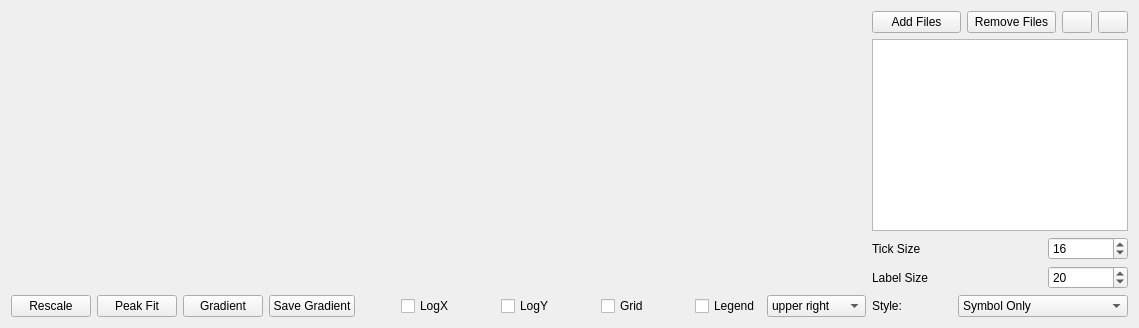
       <widget class="QWidget" name="tab_3">
        <attribute name="title">
         <string>Plot</string>
        </attribute>
        <layout class="QGridLayout" name="gridLayout">
         <item row="0" column="0">
          <layout class="QHBoxLayout" name="horizontalLayout_50">
           <item>
            <layout class="QVBoxLayout" name="verticalLayout_16">
             <item>
              <widget class="MplWidget" name="PlotMplWidget" native="true">
               <property name="sizePolicy">
                <sizepolicy hsizetype="Expanding" vsizetype="Expanding">
                 <horstretch>0</horstretch>
                 <verstretch>0</verstretch>
                </sizepolicy>
               </property>
              </widget>
             </item>
             <item>
              <layout class="QHBoxLayout" name="horizontalLayout_30">
               <item>
                <widget class="QPushButton" name="plotRSPushButton">
                 <property name="text">
                  <string>Rescale</string>
                 </property>
                </widget>
               </item>
               <item>
                <widget class="QPushButton" name="plotPFPushButton">
                 <property name="text">
                  <string>Peak Fit</string>
                 </property>
                </widget>
               </item>
               <item>
                <widget class="QPushButton" name="graPushButton">
                 <property name="text">
                  <string>Gradient</string>
                 </property>
                </widget>
               </item>
               <item>
                <widget class="QPushButton" name="savegraPushButton">
                 <property name="text">
                  <string>Save Gradient</string>
                 </property>
                </widget>
               </item>
               <item>
                <spacer name="horizontalSpacer_42">
                 <property name="orientation">
                  <enum>Qt::Horizontal</enum>
                 </property>
                 <property name="sizeHint" stdset="0">
                  <size>
                   <width>40</width>
                   <height>20</height>
                  </size>
                 </property>
                </spacer>
               </item>
               <item>
                <widget class="QCheckBox" name="plotLogXCheckBox">
                 <property name="text">
                  <string>LogX</string>
                 </property>
                </widget>
               </item>
               <item>
                <spacer name="horizontalSpacer_43">
                 <property name="orientation">
                  <enum>Qt::Horizontal</enum>
                 </property>
                 <property name="sizeHint" stdset="0">
                  <size>
                   <width>40</width>
                   <height>20</height>
                  </size>
                 </property>
                </spacer>
               </item>
               <item>
                <widget class="QCheckBox" name="plotLogYCheckBox">
                 <property name="text">
                  <string>LogY</string>
                 </property>
                </widget>
               </item>
               <item>
                <spacer name="horizontalSpacer_44">
                 <property name="orientation">
                  <enum>Qt::Horizontal</enum>
                 </property>
                 <property name="sizeHint" stdset="0">
                  <size>
                   <width>40</width>
                   <height>20</height>
                  </size>
                 </property>
                </spacer>
               </item>
               <item>
                <widget class="QCheckBox" name="plotGridCheckBox">
                 <property name="text">
                  <string>Grid</string>
                 </property>
                </widget>
               </item>
               <item>
                <spacer name="horizontalSpacer_45">
                 <property name="orientation">
                  <enum>Qt::Horizontal</enum>
                 </property>
                 <property name="sizeHint" stdset="0">
                  <size>
                   <width>40</width>
                   <height>20</height>
                  </size>
                 </property>
                </spacer>
               </item>
               <item>
                <widget class="QCheckBox" name="plotLegendCheckBox">
                 <property name="text">
                  <string>Legend</string>
                 </property>
                </widget>
               </item>
               <item>
                <widget class="QComboBox" name="plotLegendLocComboBox">
                 <item>
                  <property name="text">
                   <string>upper right</string>
                  </property>
                 </item>
                 <item>
                  <property name="text">
                   <string>upper left</string>
                  </property>
                 </item>
                 <item>
                  <property name="text">
                   <string>lower left</string>
                  </property>
                 </item>
                 <item>
                  <property name="text">
                   <string>lower right</string>
                  </property>
                 </item>
                 <item>
                  <property name="text">
                   <string>right</string>
                  </property>
                 </item>
                 <item>
                  <property name="text">
                   <string>center left</string>
                  </property>
                 </item>
                 <item>
                  <property name="text">
                   <string>center right</string>
                  </property>
                 </item>
                 <item>
                  <property name="text">
                   <string>lower center</string>
                  </property>
                 </item>
                 <item>
                  <property name="text">
                   <string>upper center</string>
                  </property>
                 </item>
                 <item>
                  <property name="text">
                   <string>center</string>
                  </property>
                 </item>
                </widget>
               </item>
              </layout>
             </item>
            </layout>
           </item>
           <item>
            <layout class="QVBoxLayout" name="verticalLayout_17">
             <item>
              <layout class="QHBoxLayout" name="horizontalLayout_31">
               <item>
                <widget class="QPushButton" name="plotAddFilePushButton">
                 <property name="sizePolicy">
                  <sizepolicy hsizetype="Preferred" vsizetype="Fixed">
                   <horstretch>0</horstretch>
                   <verstretch>0</verstretch>
                  </sizepolicy>
                 </property>
                 <property name="text">
                  <string>Add Files</string>
                 </property>
                </widget>
               </item>
               <item>
                <widget class="QPushButton" name="plotRemoveFilePushButton">
                 <property name="sizePolicy">
                  <sizepolicy hsizetype="Preferred" vsizetype="Fixed">
                   <horstretch>0</horstretch>
                   <verstretch>0</verstretch>
                  </sizepolicy>
                 </property>
                 <property name="text">
                  <string>Remove Files</string>
                 </property>
                </widget>
               </item>
               <item>
                <widget class="QPushButton" name="plotMoveUpPushButton">
                 <property name="maximumSize">
                  <size>
                   <width>30</width>
                   <height>16777215</height>
                  </size>
                 </property>
                 <property name="text">
                  <string/>
                 </property>
                </widget>
               </item>
               <item>
                <widget class="QPushButton" name="plotMoveDownPushButton">
                 <property name="maximumSize">
                  <size>
                   <width>30</width>
                   <height>16777215</height>
                  </size>
                 </property>
                 <property name="text">
                  <string/>
                 </property>
                </widget>
               </item>
              </layout>
             </item>
             <item>
              <widget class="QListWidget" name="plotFileListWidget">
               <property name="sizePolicy">
                <sizepolicy hsizetype="Minimum" vsizetype="Expanding">
                 <horstretch>0</horstretch>
                 <verstretch>0</verstretch>
                </sizepolicy>
               </property>
               <property name="selectionMode">
                <enum>QAbstractItemView::ExtendedSelection</enum>
               </property>
              </widget>
             </item>
             <item>
              <layout class="QHBoxLayout" name="horizontalLayout_49">
               <item>
                <widget class="QLabel" name="label_31">
                 <property name="text">
                  <string>Tick Size</string>
                 </property>
                </widget>
               </item>
               <item>
                <widget class="QSpinBox" name="onedTickSizeSpinBox">
                 <property name="maximumSize">
                  <size>
                   <width>80</width>
                   <height>16777215</height>
                  </size>
                 </property>
                 <property name="minimum">
                  <number>1</number>
                 </property>
                 <property name="value">
                  <number>16</number>
                 </property>
                </widget>
               </item>
              </layout>
             </item>
             <item>
              <layout class="QHBoxLayout" name="horizontalLayout_48">
               <item>
                <widget class="QLabel" name="label_30">
                 <property name="text">
                  <string>Label Size</string>
                 </property>
                </widget>
               </item>
               <item>
                <widget class="QSpinBox" name="onedLabelSizeSpinBox">
                 <property name="maximumSize">
                  <size>
                   <width>80</width>
                   <height>16777215</height>
                  </size>
                 </property>
                 <property name="minimum">
                  <number>1</number>
                 </property>
                 <property name="singleStep">
                  <number>1</number>
                 </property>
                 <property name="value">
                  <number>20</number>
                 </property>
                </widget>
               </item>
              </layout>
             </item>
             <item>
              <layout class="QHBoxLayout" name="horizontalLayout_51">
               <item>
                <widget class="QLabel" name="label_32">
                 <property name="maximumSize">
                  <size>
                   <width>40</width>
                   <height>16777215</height>
                  </size>
                 </property>
                 <property name="text">
                  <string>Style:</string>
                 </property>
                </widget>
               </item>
               <item>
                <spacer name="horizontalSpacer_48">
                 <property name="orientation">
                  <enum>Qt::Horizontal</enum>
                 </property>
                 <property name="sizeType">
                  <enum>QSizePolicy::Minimum</enum>
                 </property>
                 <property name="sizeHint" stdset="0">
                  <size>
                   <width>40</width>
                   <height>20</height>
                  </size>
                 </property>
                </spacer>
               </item>
               <item>
                <widget class="QComboBox" name="onedStyComboBox">
                 <item>
                  <property name="text">
                   <string>Symbol Only</string>
                  </property>
                 </item>
                 <item>
                  <property name="text">
                   <string>Line Only</string>
                  </property>
                 </item>
                 <item>
                  <property name="text">
                   <string>Symbol &amp; Line</string>
                  </property>
                 </item>
                </widget>
               </item>
              </layout>
             </item>
            </layout>
           </item>
          </layout>
         </item>
        </layout>
       </widget>
